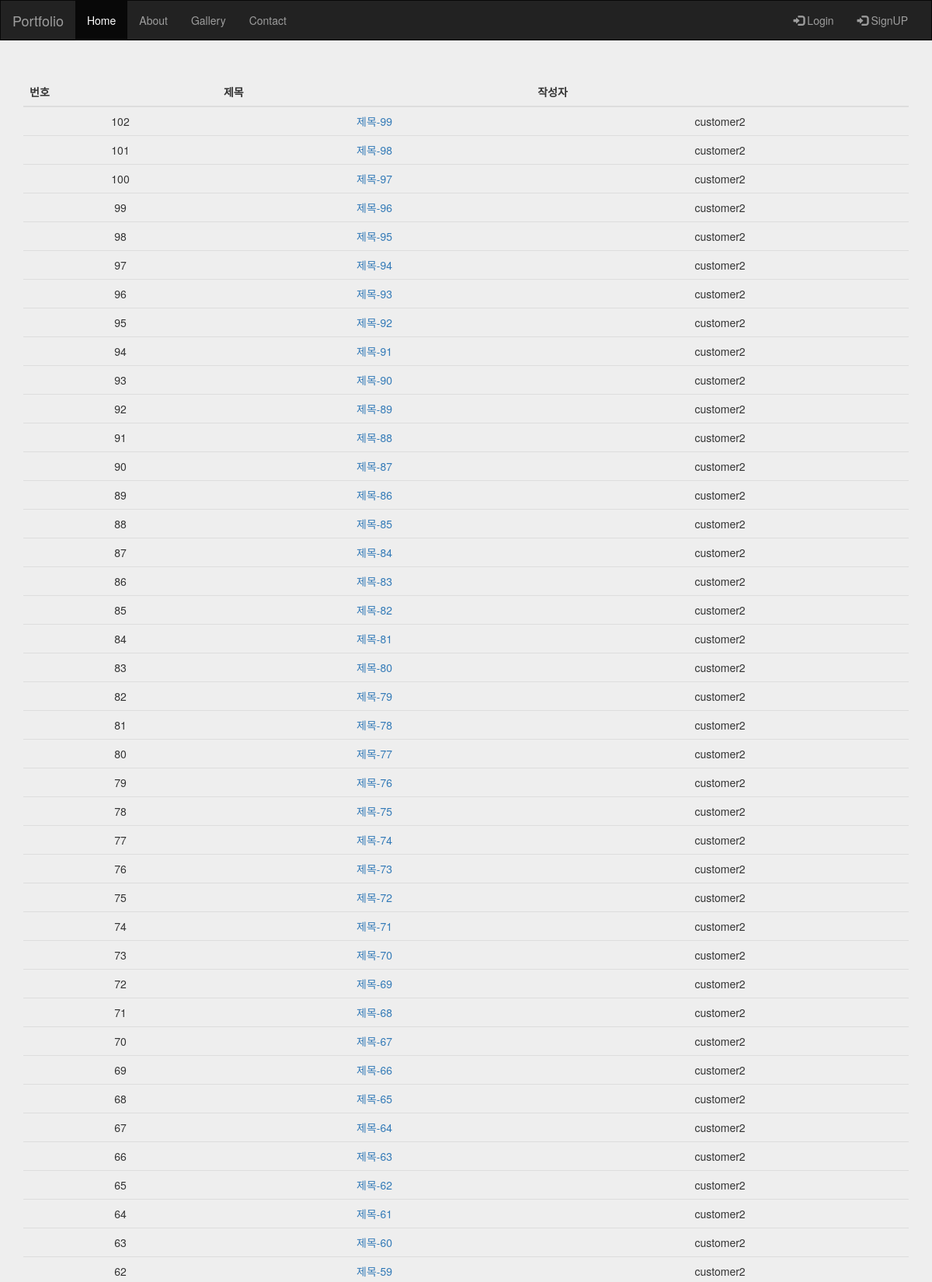
Screenshot of /article/list/ (upper part) with the database file from the repository.
### article/models.py (models this page shows)
class Article(models.Model):
    title = models.CharField(max_length=100)
    content = models.CharField(max_length=1000)
    user = models.ForeignKey(User, on_delete=models.CASCADE)

class User(models.Model):
    email = models.CharField(max_length=50)
    pwd = models.CharField(max_length=100)
    name = models.CharField(max_length=10)

### board/views.py (the view)
# urls.py: path('article/list/', views.list),
def list(request):
    article_list = Article.objects.order_by('-id')
    context = {
        'article_list': article_list
    }
    return render(request, 'list.html', context)

### templates/list.html
{% extends 'base.html' %} {% block content %}
<div class="jumbotron">
  <div class="container text-center">
    <table class="table table-hover">
      <thead>
        <tr>
          <th>번호</th>
          <th>제목</th>
          <th>작성자</th>
        </tr>
      </thead>
      <tbody>
        {% for article in article_list %}
        <tr>
          <td>{{ article.id }}</td>
          <td>
            <a href="/article/detail/{{article.id}}/">{{ article.title }}</a>
          </td>
          <td>{{ article.user.name }}</td>
        </tr>
        {% endfor %}
      </tbody>
    </table>
  </div>
</div>
{% endblock %}

### templates/base.html (shortened to what this page needs)
<!DOCTYPE html>
<html lang="en">
  <head>
    <link
      rel="stylesheet"
      href="https://maxcdn.bootstrapcdn.com/bootstrap/3.4.1/css/bootstrap.min.css"
    />
  </head>
  <body>
    <nav class="navbar navbar-inverse">
      <div class="container-fluid">
        <div class="navbar-header">
          <a class="navbar-brand" href="#">Portfolio</a>
        </div>
        <div class="collapse navbar-collapse" id="myNavbar">
          <ul class="nav navbar-nav">
            <li class="active"><a href="#">Home</a></li>
            <li><a href="#">About</a></li>
            <li><a href="#">Gallery</a></li>
            <li><a href="#">Contact</a></li>
          </ul>
          <ul class="nav navbar-nav navbar-right">
            {% if request.session.email %}
            <li>
              <a href="/signout/">
                <span class="glyphicon glyphicon-log-out"></span> Logout {{
                request.session.email }} 님 반갑습니다.
              </a>
            </li>
            {% else %}
            <li>
              <a href="/signin/">
                <span class="glyphicon glyphicon-log-in"></span> Login</a
              >
            </li>
            <li>
              <a href="/signup/">
                <span class="glyphicon glyphicon-log-in"></span> SignUP</a
              >
            </li>
          </ul>
          {% endif %}
        </div>
      </div>
    </nav>
    {% block content %} {% endblock %}
  </body>
</html>

### templates/base.html (style rules this page uses)
.navbar { margin-bottom: 0; border-radius: 0; }

### rows the page displays
Article: id "102", title "제목-99", user.name "customer2"
Article: id "101", title "제목-98", user.name "customer2"
Article: id "100", title "제목-97", user.name "customer2"
Article: id "99", title "제목-96", user.name "customer2"
Article: id "98", title "제목-95", user.name "customer2"
Article: id "97", title "제목-94", user.name "customer2"
Article: id "96", title "제목-93", user.name "customer2"
Article: id "95", title "제목-92", user.name "customer2"
Article: id "94", title "제목-91", user.name "customer2"
Article: id "93", title "제목-90", user.name "customer2"
Article: id "92", title "제목-89", user.name "customer2"
Article: id "91", title "제목-88", user.name "customer2"
Article: id "90", title "제목-87", user.name "customer2"
Article: id "89", title "제목-86", user.name "customer2"
Article: id "88", title "제목-85", user.name "customer2"
Article: id "87", title "제목-84", user.name "customer2"
Article: id "86", title "제목-83", user.name "customer2"
Article: id "85", title "제목-82", user.name "customer2"
Article: id "84", title "제목-81", user.name "customer2"
Article: id "83", title "제목-80", user.name "customer2"
Article: id "82", title "제목-79", user.name "customer2"
Article: id "81", title "제목-78", user.name "customer2"
Article: id "80", title "제목-77", user.name "customer2"
Article: id "79", title "제목-76", user.name "customer2"
Article: id "78", title "제목-75", user.name "customer2"
Article: id "77", title "제목-74", user.name "customer2"
Article: id "76", title "제목-73", user.name "customer2"
Article: id "75", title "제목-72", user.name "customer2"
Article: id "74", title "제목-71", user.name "customer2"
Article: id "73", title "제목-70", user.name "customer2"
Article: id "72", title "제목-69", user.name "customer2"
Article: id "71", title "제목-68", user.name "customer2"
Article: id "70", title "제목-67", user.name "customer2"
Article: id "69", title "제목-66", user.name "customer2"
Article: id "68", title "제목-65", user.name "customer2"
Article: id "67", title "제목-64", user.name "customer2"
Article: id "66", title "제목-63", user.name "customer2"
Article: id "65", title "제목-62", user.name "customer2"
Article: id "64", title "제목-61", user.name "customer2"
Article: id "63", title "제목-60", user.name "customer2"
Article: id "62", title "제목-59", user.name "customer2"
